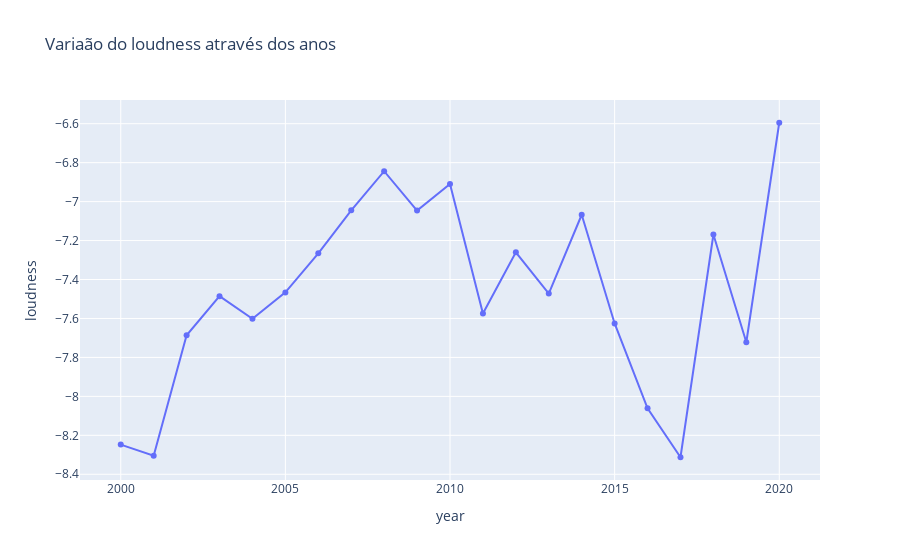

The notebook cell this image was saved under:
### Code cell
fig = px.line(dados_anos, x='year', y='loudness', markers=True, title='Variaão do loudness através dos anos')
fig.show()

### Figure 1 — Plotly figure (JSON) as saved in the notebook; plotly's stock layout.template omitted (floating-point values rounded to 4 significant figures)
{"data": [{"hovertemplate": "year=%{x}<br>loudness=%{y}<extra></extra>", "legendgroup": "", "line": {"color": "#636efa", "dash": "solid"}, "marker": {"symbol": "circle"}, "mode": "markers+lines", "name": "", "orientation": "v", "showlegend": false, "type": "scatter", "x": [2000, 2001, 2002, 2003, 2004, 2005, 2006, 2007, 2008, 2009, 2010, 2011, 2012, 2013, 2014, 2015, 2016, 2017, 2018, 2019, 2020], "xaxis": "x", "y": [-8.248, -8.305, -7.687, -7.486, -7.602, -7.466, -7.266, -7.045, -6.844, -7.046, -6.91, -7.575, -7.261, -7.472, -7.067, -7.626, -8.061, -8.313, -7.169, -7.722, -6.595], "yaxis": "y"}], "layout": {"legend": {"tracegroupgap": 0}, "title": {"text": "Variaão do loudness através dos anos"}, "xaxis": {"anchor": "y", "domain": [0, 1], "title": {"text": "year"}}, "yaxis": {"anchor": "x", "domain": [0, 1], "title": {"text": "loudness"}}}}
